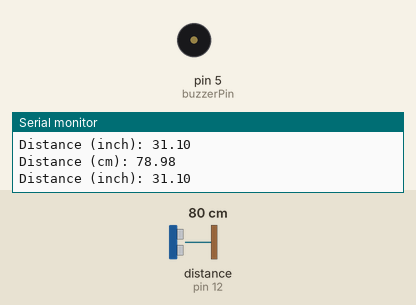
Simulated run of this sketch. Board: Arduino Uno, built with avr-gcc and run on an emulated ATmega328P. On the bench: buzzer (waves = sounding, pin HIGH), the last lines printed to the serial monitor. Wiring (inferred from the names in the program): ultrasonic range finder: trigger pin 14; echo pin 12. The test bench sets the inputs (shaded band); at power-on: distance to the obstacle (sensor on pin 12) 80 cm. The echo pulse lasts 58.3 µs per cm; pins used as bus, display or sensor lines are not drawn.

Above: at 1.8 s.
1.9 s: distance to the obstacle (sensor on pin 12) set to 16 cm
3.4 s: distance to the obstacle (sensor on pin 12) set to 12 cm
At 4.6 s:
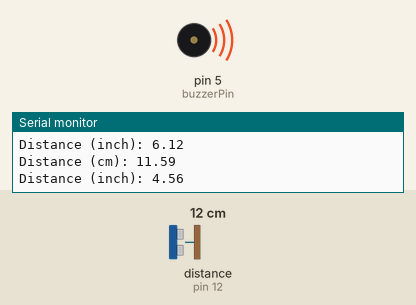
5.5 s: distance to the obstacle (sensor on pin 12) set to 18 cm
At 7.2 s:
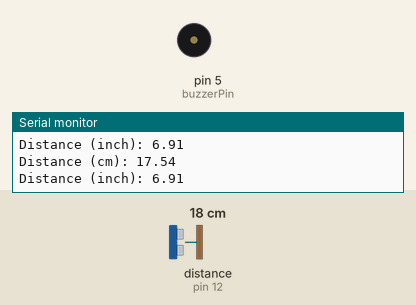
7.5 s: distance to the obstacle (sensor on pin 12) set to 2 cm
At 9.1 s:
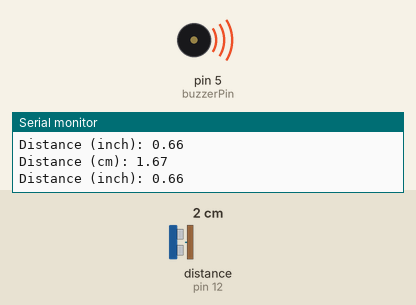
Timing chart, 0 to 10.5 s (numbered marks = the images above; inputs shaded):
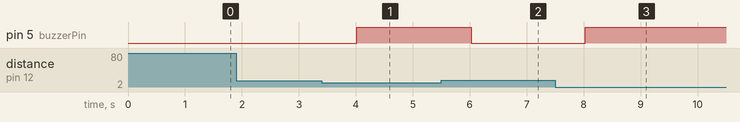

Measured:
- the behaviour switches between 14 and 13 cm on distance to the obstacle (sensor on pin 12) (found by bisection; images 0 and 1)
- after the input at 3.4 s, pin 5 (buzzerPin): LOW → HIGH after 0.62 s
- after the input at 5.5 s, pin 5 (buzzerPin): HIGH → LOW after 0.52 s
- after the input at 7.5 s, pin 5 (buzzerPin): LOW → HIGH after 0.53 s

The sketch:

ultra.ino
```cpp
#define trigPin 14
#define echoPin 12
#define buzzerPin 5

#define SOUND_VELOCITY 0.034
#define CM_TO_INCH 0.393701

long duration;
float distanceCm;
float distanceInch;

void setup() {
  // put your setup code here, to run once:
  Serial.begin(115200); // Starts the serial communication
  pinMode(trigPin, OUTPUT); // Sets the trigPin as an Output
  pinMode(echoPin, INPUT);
  pinMode(buzzerPin, OUTPUT);

}

void loop() {
  // put your main code here, to run repeatedly:
  digitalWrite(trigPin, LOW);
  delayMicroseconds(2);
  // Sets the trigPin on HIGH state for 10 micro seconds
  digitalWrite(trigPin, HIGH);
  delayMicroseconds(10);
  digitalWrite(trigPin, LOW);

  // Reads the echoPin, returns the sound wave travel time in microseconds
  duration = pulseIn(echoPin, HIGH);

  // Calculate the distance
  distanceCm = duration * SOUND_VELOCITY/2;

  // Convert to inches
  distanceInch = distanceCm * CM_TO_INCH;
  if(distanceInch < 5.00) {
    digitalWrite(buzzerPin, HIGH);
  }
  else {
    digitalWrite(buzzerPin, LOW);
  }

  // Prints the distance on the Serial Monitor
  Serial.print("Distance (cm): ");
  Serial.println(distanceCm);
  Serial.print("Distance (inch): ");
  Serial.println(distanceInch);
  delay(1000);
}
```
